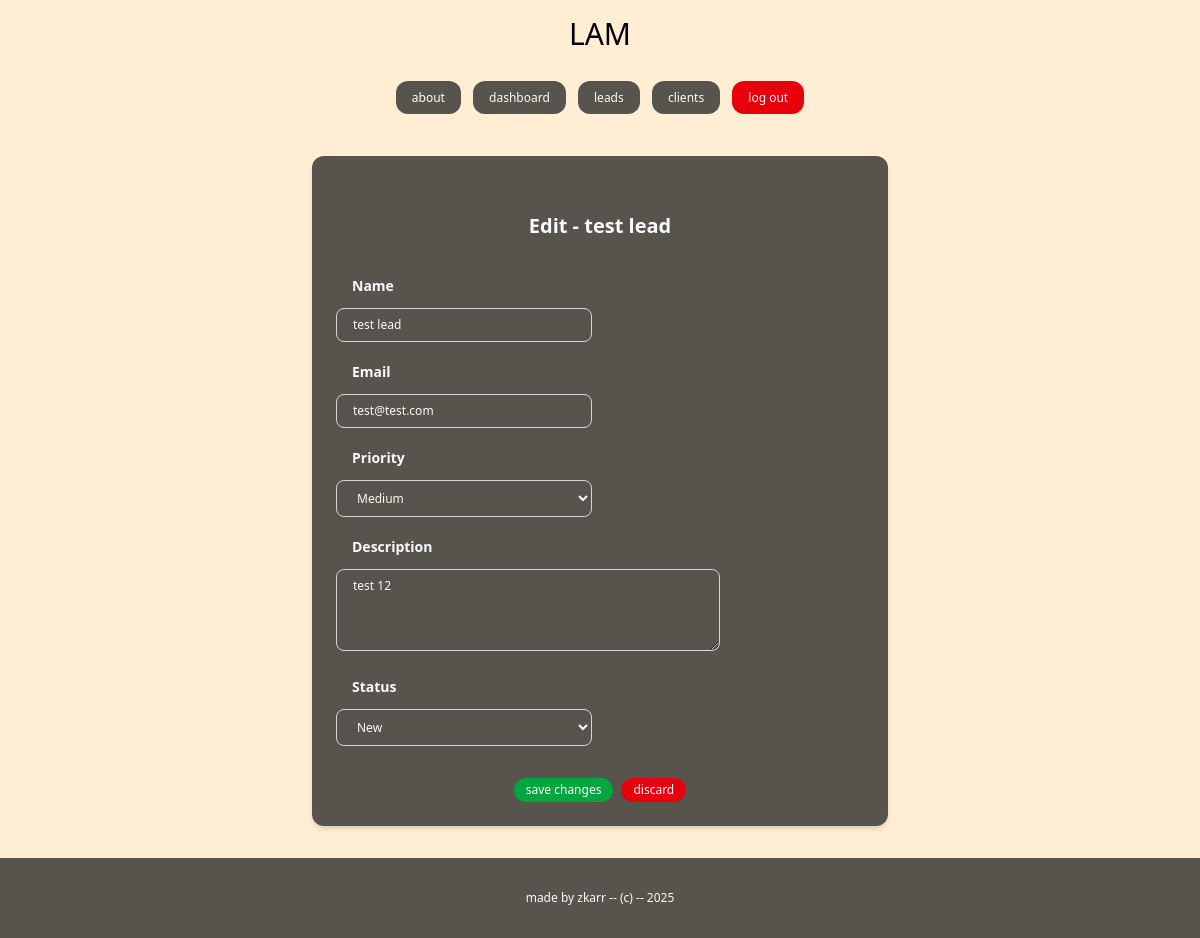
Page /dashboard/leads/14/edit/ (signed in) on the committed database.
### lead/models.py (models this page shows, shortened)
class Lead(models.Model):
    LOW = 'low'
    MEDIUM = 'medium'
    HIGH = 'high'
    CHOICES_PRIORITY = (
        (LOW, 'Low'),
        (MEDIUM, 'Medium'),
        (HIGH, 'High')
    )
    NEW = 'new'
    CONTACTED = 'contacted'
    WON = 'won'
    LOST = 'lost'
    CHOICES_STATUS = (
        (NEW, 'New'),
        (CONTACTED, 'Contacted'),
        (WON, 'Won'),
        (LOST, 'Lost')
    )
    name = models.CharField(max_length=255)
    email = models.EmailField()
    description = models.TextField(blank=True, null=True)
    priority = models.CharField(max_length=10, choices=CHOICES_PRIORITY, default=MEDIUM)
    created_by = models.ForeignKey(User, related_name ='leads', on_delete=models.CASCADE )
    created_at = models.DateTimeField(auto_now_add=True)
    modified_at = models.DateTimeField(auto_now=True)
    status = models.CharField(max_length=20, choices=CHOICES_STATUS, default='new')
    convert_to_client = models.BooleanField(default=False)

### lead/views.py (the view)
# urls.py: path('<int:pk>/edit/', views.leads_edit, name='leads_edit'),
@login_required
def leads_edit(request, pk):
    lead = get_object_or_404(Lead, created_by=request.user, pk=pk)
    if request.method == 'POST':
        form = AddLeadForm(request.POST, instance=lead)
        if form.is_valid():
            form.save()
            messages.success(request, 'The changes were saved.')
            return redirect('leads_list')
    else:
        form = AddLeadForm(instance=lead)
    return render(request, 'lead/leads_edit.html', {
        'form': form,
        'lead': lead,
    })

### lead/forms.py
class AddLeadForm(forms.ModelForm):
    class Meta:
        model = Lead
        fields = ('name', 'email', 'description', 'priority', 'status',)

### lead/templates/lead/leads_edit.html (shortened to what this page needs)
{% extends 'core/base.html' %}
{% block content %}
    <div class="py-8 px-6 bg-orange-100 flex justify-center">
        <form method="POST" action="" class="w-full max-w-xl bg-stone-600 p-6 rounded-xl shadow-md">
          <h1 class="text-xl text-center text-slate-50 font-bold mt-8 mb-8">Edit - {{ lead.name }}</h1>
          <div class="mb-4">
            <label for="name" class="px-4 py-1 block text-sm font-bold text-slate-50 mb-2">Name</label>
            <input type="text" name="name" id="name" value="{{ lead.name }}" class="text-xs text-slate-50 w-3xs px-4 py-2 border border-gray-300 rounded-lg  focus:outline-none focus:ring-2 focus:ring-orange-400">
          </div>
          <div class="mb-4">
            <label for="email" class="px-4 py-1 block text-sm font-bold text-slate-50 mb-2">Email</label>
            <input type="email" name="email" id="email" value="{{ lead.email }}" class="text-xs text-slate-50 w-3xs px-4 py-2 border border-gray-300 rounded-lg focus:outline-none focus:ring-2 focus:ring-orange-400">
          </div>
          <div class="mb-4">
            <label for="priority" class="px-4 py-1 block text-sm font-bold text-slate-50 mb-2">Priority</label>
            <select name="priority" id="priority"
              class="text-xs text-slate-50 w-3xs border border-gray-300 rounded-lg px-4 py-2 focus:outline-none focus:ring-2 focus:ring-orange-300">
              <option value="medium" {% if lead.priority == 'medium' %}selected{% endif %}>Medium</option>
            </select>
          </div>
          <div class="mb-4">
            <label for="description" class="px-4 py-1 block text-sm font-bold text-slate-50 mb-2">Description</label>
            <textarea name="description" id="description" rows="4"
              class="text-xs text-slate-50 px-4 py-2 w-sm border border-gray-300 rounded-lg focus:outline-none focus:ring-2 focus:ring-orange-300">{{ lead.description }}</textarea>
          </div>
          <div class="mb-4">
            <label for="status" class="px-4 py-1 block text-sm font-bold text-slate-50 mb-2">Status</label>
            <select name="status" id="status"
              class="text-xs text-slate-50 w-3xs border border-gray-300 rounded-lg px-4 py-2 focus:outline-none focus:ring-2 focus:ring-orange-300">
              <option value="new" {% if lead.status == 'new' %}selected{% endif %}>New</option>
            </select>
          </div>
          <div class="flex justify-center mt-8 space-x-2">
            <button type="submit"
              class="bg-green-600 text-white text-xs py-1 px-3 rounded-xl hover:bg-green-700 transition">
              save changes
            </button>
            <a href="{% url 'leads_list' %}" class="py-1 px-3 rounded-xl bg-red-600 text-white text-xs hover:bg-red-800 transition">discard</a>
          </div>
        </form>
      </div>
{% endblock %}

### rows in the picture
Lead: name "test lead", email "test@test.com", priority "Medium", description "test 12", status "New"
